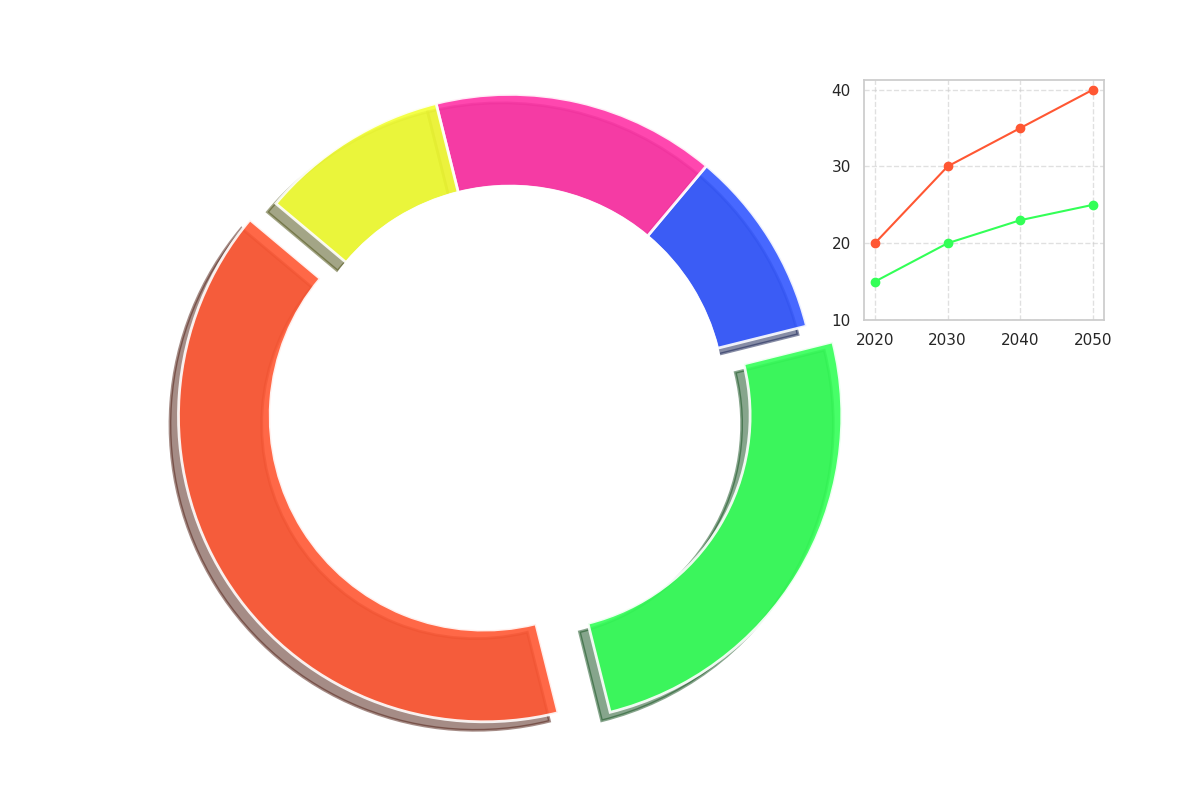

This figure's Python source:
import matplotlib.pyplot as plt
import numpy as np

percentages = [40, 25, 10, 15, 10]

colors = ['#FF5733', '#33FF57', '#3357FF', '#FF33A6', '#F3FF33']

explode = (0.1, 0.1, 0, 0, 0)

fig, ax = plt.subplots(figsize=(12, 8), subplot_kw=dict(aspect="equal"))

ax.pie(
    percentages, 
    colors=colors, 
    startangle=140, 
    wedgeprops=dict(width=0.3, edgecolor='w', linewidth=2, alpha=0.9),
    shadow=True,
    explode=explode
)

centre_circle = plt.Circle((0, 0), 0.70, fc='white', edgecolor='white', linewidth=1.5)
ax.add_artist(centre_circle)

ax_inset = fig.add_axes([0.72, 0.6, 0.2, 0.3])
years = [2020, 2030, 2040, 2050]
solar_trend = [20, 30, 35, 40]
nuclear_trend = [15, 20, 23, 25]
ax_inset.plot(years, solar_trend, color='#FF5733', marker='o')
ax_inset.plot(years, nuclear_trend, color='#33FF57', marker='o')
ax_inset.set_xticks(years)
ax_inset.set_yticks([10, 20, 30, 40])
ax_inset.grid(True, linestyle='--', alpha=0.6)

plt.tight_layout(rect=[0, 0, 0.85, 1])

plt.show()
